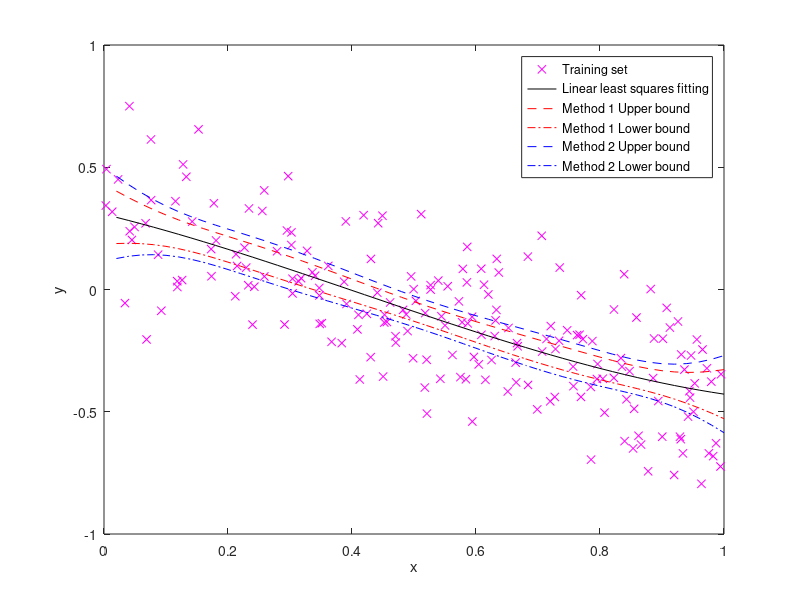

Write MATLAB code to recreate this figure.
% HW1, Q5 (ESL3.2)
% Dong-Bang Tsai
clear all;

N = 200;            % N of training set
alpha = (1-0.95)/2; % 95% confidence interval
sigma = 0.2;        % Gaussian random noise

% The training set
beta = randn(4,1);
x_points = rand(N,1); 
X = [ones(N,1),x_points,x_points.^2,x_points.^3]; 
y = X*beta + normrnd(0,sigma,N,1);
% Learned hypothesis
hat_beta = ((X'*X))\X'*y; 

% Plot array
N_plot = 50;
x_plot_points = [1/N_plot:1/N_plot:1]';
a = [ones(N_plot,1),x_plot_points,x_plot_points.^2,x_plot_points.^3];

% Compute the confidence band
hat_sigma = sqrt( 1/(N-4)*sum( (X*beta-y).^2 ) );
delta1 = norminv(1-alpha)*sqrt(diag(a*((X'*X)\a')))*hat_sigma;
delta2 = sqrt(diag(a*((X'*X)\a'))*chi2inv(1-2*alpha,4))*hat_sigma;

plot(x_points,y(:,1),'mx'); 
hold on;
plot(x_plot_points,a*beta,'k-');
plot(x_plot_points,a*beta + delta1,'r--'); 
plot(x_plot_points,a*beta - delta1,'r-.');
plot(x_plot_points,a*beta + delta2,'b--'); 
plot(x_plot_points,a*beta - delta2,'b-.');
xlabel('x'); ylabel('y');
legend('Training set','Linear least squares fitting','Method 1 Upper bound', 'Method 1 Lower bound', 'Method 2 Upper bound', 'Method 2 Lower bound');
hold off;
